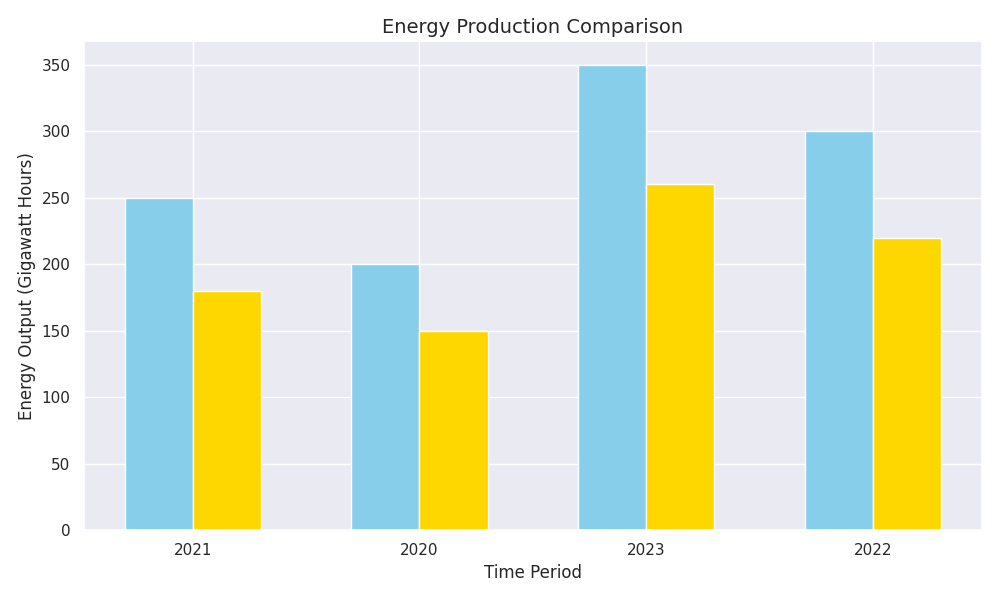

Write the Python code that produced this figure.
import matplotlib.pyplot as plt
import numpy as np

# Data definition
years = ['2021', '2020', '2023', '2022']  # Randomly altered order of years
solar_energy = [250, 200, 350, 300]  # Randomly altered order of solar energy data
wind_energy = [180, 150, 260, 220]  # Randomly altered order of wind energy data

# Shuffle the assigned colors for each data group
colors = ['#87ceeb', '#ffd700']  # Switched the colors

fig, ax = plt.subplots(figsize=(10, 6))

bar_width = 0.3
index = np.arange(len(years))

ax.bar(index, solar_energy, color=colors[0], width=bar_width, align='center')
ax.bar(index + bar_width, wind_energy, color=colors[1], width=bar_width, align='center')

ax.set_xticks(index + 0.5 * bar_width)
ax.set_xticklabels(years)

ax.set_xlabel('Time Period', fontsize=12)
ax.set_ylabel('Energy Output (Gigawatt Hours)', fontsize=12)

plt.title('Energy Production Comparison', fontsize=14)

plt.tight_layout()
plt.show()
